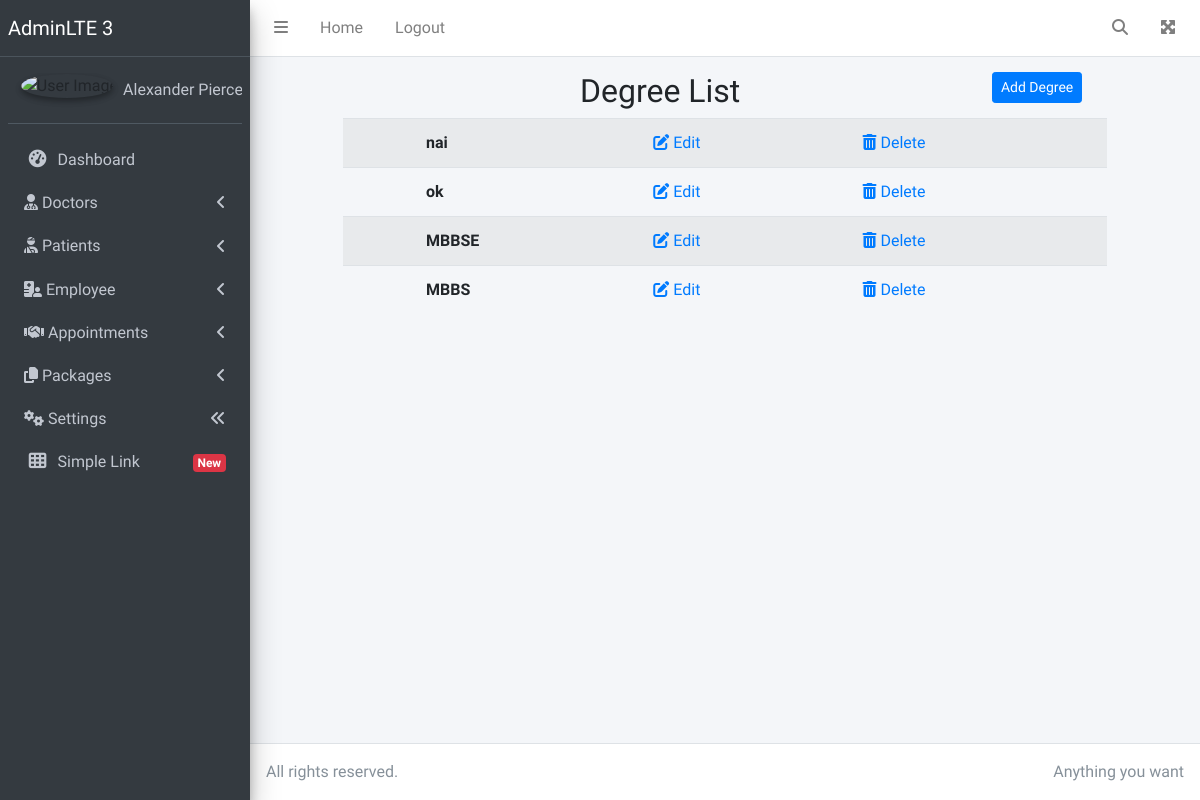
The app's page /degreelist/ (signed in), older data.
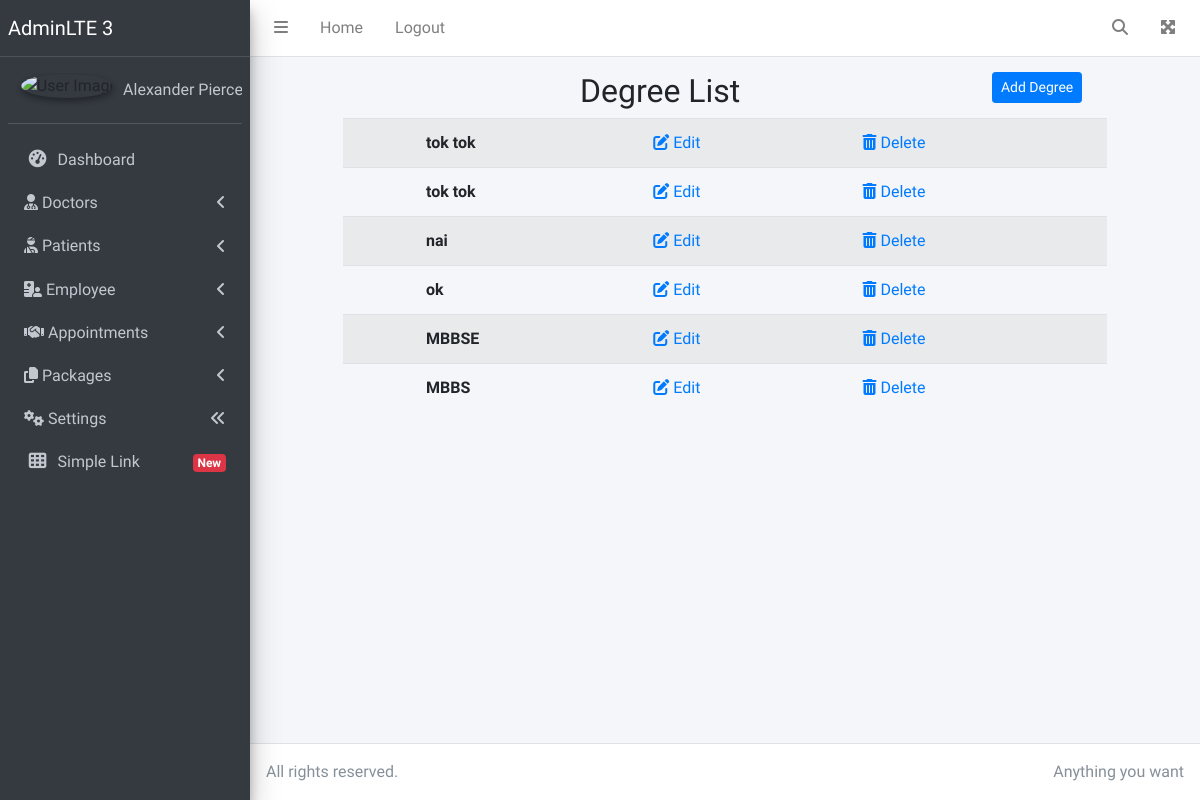
The same page, newer data.
### sadmin/models.py (models this page shows)
class Degree(models.Model):
    name        =   models.CharField(max_length=200, blank=False)
    def __str__(self):
        return self.name

### sadmin/views.py (the view)
# urls.py: path('degreelist/', views.DegreeListView, name='degreelist'),
@login_required
def DegreeListView(request):
    degree = Degree.objects.all().order_by('-id')
    context = {'degree':degree}
    return render (request, 'degree/degreelist.html', context)

### sadmin/templates/degree/degreelist.html (shortened to what this page needs)
{% extends 'base/dashboard_base.html' %}
{% block body %}
<div class="container ">
<div class="row ">
	<div class="col-md-10 mx-auto">
        <div class="row">
            <div class="col">
                <h2 > Degree List </h2>
            </div>
            <div class="col col-lg-2">
                <button type="button" class="btn btn-primary btn-sm"><a href="{% url 'degree_create' %}"> Add Degree </a> </button>
            </div>
          </div>
<table class="table table-striped">
    {% for d in degree %}
    <tr>
        <td> </td>
        <td><strong>{{ d }}</strong> </td>
        <td><a href="{% url 'edit_degree' d.id %}"> <i class="fas fa-edit"></i> Edit</a>  </td>
        <td> <a href="{% url 'delete_degree' d.id %}"><i  class="fas fa-trash-alt"></i> Delete</a></td>
    </tr>
    {% empty %}
    <h2> Sorry No degree to show </h2>
    {% endfor %}
    </table>
</div>
</div>
</div>
{% endblock %}

### sadmin/templates/base/dashboard_base.html (shortened to what this page needs)
{% load static %}
<!DOCTYPE html>
<html lang="en">
<head>
  <link rel="stylesheet" href="{% static 'css/all.min.css' %}">
  <link rel="stylesheet" href="{% static 'css/adminlte.min.css' %}">
</head>
<body class="hold-transition sidebar-mini">
<div class="wrapper">
{% include 'base/dashboard_header.html' %}
  <div class="content-wrapper">
    <div class="content-header">
      <div class="container-fluid">
        <div class="row mb-2">
      {% block body %}{% endblock %}
        </div>
      </div>
    </div>
  </div>
  <footer class="main-footer">
    <div class="float-right d-none d-sm-inline">
      Anything you want
    </div>
    All rights reserved.
  </footer>
</div>
</body>
</html>

### sadmin/templates/base/dashboard_header.html (shortened to what this page needs)
  <nav class="main-header navbar navbar-expand navbar-white navbar-light">
    <ul class="navbar-nav">
      <li class="nav-item">
        <a class="nav-link" data-widget="pushmenu" href="#" role="button"><i class="fas fa-bars"></i></a>
      </li>
      <li class="nav-item d-none d-sm-inline-block">
        <a href="{% url 'dashboard' %}" class="nav-link">Home</a>
      </li>
      <li class="nav-item d-none d-sm-inline-block">
        <a href="{% url 'logout' %}" class="nav-link">Logout</a>
      </li>
    </ul>
    <ul class="navbar-nav ml-auto">
      <li class="nav-item">
        <a class="nav-link" data-widget="navbar-search" href="#" role="button">
          <i class="fas fa-search"></i>
        </a>
      </li>
      <li class="nav-item">
        <a class="nav-link" data-widget="fullscreen" href="#" role="button">
          <i class="fas fa-expand-arrows-alt"></i>
        </a>
      </li>
    </ul>
  </nav>
  <aside class="main-sidebar sidebar-dark-primary elevation-4">
    <a href="index3.html" class="brand-link">
      <span class="brand-text font-weight-light">AdminLTE 3</span>
    </a>
      <div class="sidebar">
        <div class="user-panel mt-3 pb-3 mb-3 d-flex">
          <div class="image">
            <img src="" class="img-circle elevation-2" alt="User Image">
          </div>
          <div class="info">
            <a href="#" class="d-block">Alexander Pierce</a>
          </div>
        </div>
        <nav class="mt-2">
          <ul class="nav nav-pills nav-sidebar flex-column" data-widget="treeview" role="menu" data-accordion="false">
                 <li class="nav-item"><a href="{% url 'dashboard' %}" class="nav-link">
                   <i class="nav-icon fas fa-tachometer-alt"></i>
                   <p>Dashboard</p>
                  </a>
                </li>
            <li class="nav-item">
              <a href="#" class="nav-link ">
                <i class="fas fa-user-md"></i>
                <p>
                  Doctors
                  <i class="right fas fa-angle-left"></i>
                </p>
              </a>
            </li>
            <li class="nav-item  ">
              <a href="#" class="nav-link ">
                <i class="fas fa-user-injured"></i>
                <p>
                  Patients
                  <i class="right fas fa-angle-left"></i>
                </p>
              </a>
            </li>
            <li class="nav-item  ">
              <a href="#" class="nav-link">
                <i class="fas fa-hospital-user"></i>
                <p>
                  Employee
                  <i class="right fas fa-angle-left"></i>
                </p>
              </a>
            </li>
            <li class="nav-item  ">
              <a href="#" class="nav-link">
                <i class="fas fa-handshake"></i>
                <p>
                  Appointments
                  <i class="right fas fa-angle-left"></i>
                </p>
              </a>
            </li>
            <li class="nav-item  ">
              <a href="#" class="nav-link">
                <i class="fas fa-copy"></i>
                <p>
                  Packages
                  <i class="right fas fa-angle-left"></i>
                </p>
              </a>
            </li>
            <li class="nav-item  ">
              <a href="#" class="nav-link">
                <i class="fas fa-cogs"></i>
                <p>
                  Settings
                  <i class="right fas fa-angle-double-left"></i>
                </p>
              </a>
            </li>
            <li class="nav-item">
              <a href="#" class="nav-link">
                <i class="nav-icon fas fa-th"></i>
                <p>
                  Simple Link
                  <span class="right badge badge-danger">New</span>
                </p>
              </a>
            </li>
          </ul>
        </nav>
      </div>
    </aside>

Row changes from the older to the newer data that the page shows:
added Degree: name "tok tok"
added Degree: name "tok tok"
